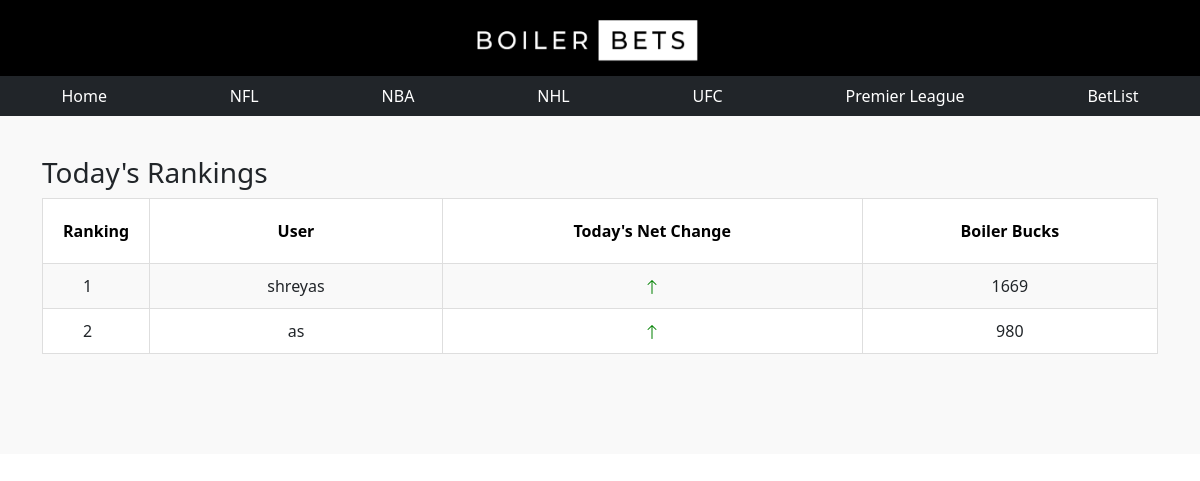
The page /index on the database as committed earlier.
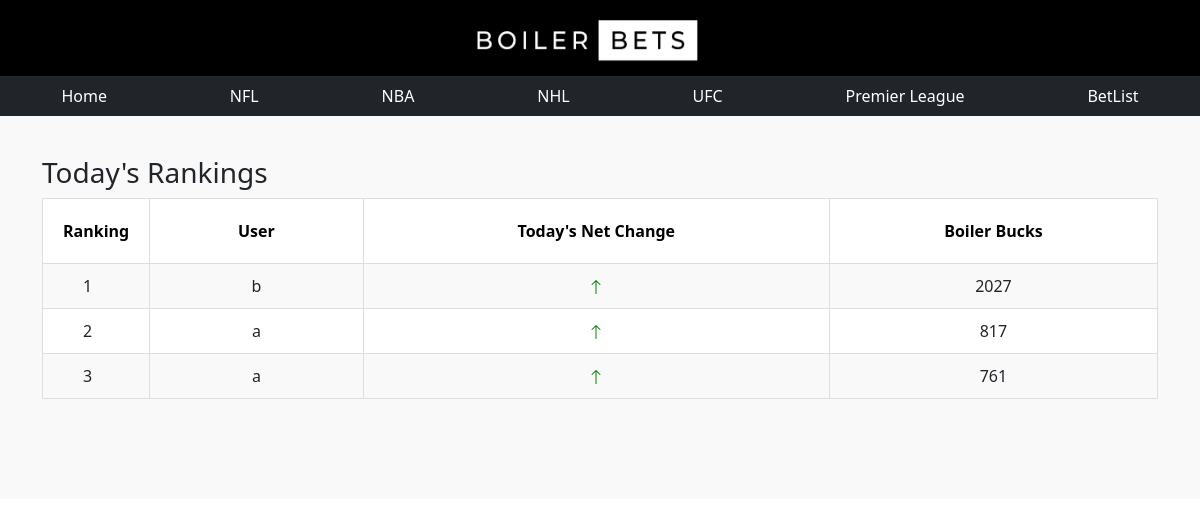
The same page on the database as committed later.
### app.py (models this page shows, shortened)
class Users(db.Model):
    id = db.Column(db.Integer, primary_key=True)
    fName =  db.Column(db.String(200), nullable=False)
    lName =  db.Column(db.String(200), nullable=False)
    pn =  db.Column(db.String(200), nullable=False)
    email =  db.Column(db.String(200), nullable=False)
    password =  db.Column(db.String(200), nullable=False)
    confirm = db.Column(db.String(200), nullable=False)
    boilerBucks = db.Column(db.Integer, primary_key = False)

### app.py (the view)
@app.route('/index')
def index():
    ran = [1,0,0,0,1,0,1,0,0,0,1,0,1,1,1,1,0,1]
    tasks = Users.query.order_by(Users.boilerBucks.desc()).all()
    return render_template('index.html',tasks=tasks,ran=ran)

### templates/index.html (shortened to what this page needs)
{% extends 'base.html'%}
{% block body %}
<section class="content-info">
    <div class="container paddings-mini">
        <h3>
            Today's Rankings
          </h3>
        <div class="row">
            <div class="col-lg-12">
                <table class="table-striped table-responsive table-hover result-point">
                    <thead class="point-table-head">
                        <tr>
                            <th class="text-center">Ranking</th>
                            <th class="text-center">User</th>
                            <th class="text-center">Today's Net Change</th>
                            <th class="text-center">Boiler Bucks</th>
                            <tbody class="text-center">
                                {% for task in tasks%}
                                    <tr>
                                        <td class="text-left number"> {{loop.index}} </td>
                                        <td>{{task.fName}}</td>
                                        <td>
                                            {%if ran[loop.index] > 0 %}
                                                <svg xmlns="http://www.w3.org/2000/svg" width="16" height="16" fill="red" class="bi bi-arrow-down" viewBox="0 0 16 16">
                                                    <path fill-rule="evenodd" d="M8 1a.5.5 0 0 1 .5.5v11.793l3.146-3.147a.5.5 0 0 1 .708.708l-4 4a.5.5 0 0 1-.708 0l-4-4a.5.5 0 0 1 .708-.708L7.5 13.293V1.5A.5.5 0 0 1 8 1z"/>
                                                </svg>
                                            {%else%}
                                                <svg xmlns="http://www.w3.org/2000/svg" width="16" height="16" fill="green" class="bi bi-arrow-up" viewBox="0 0 16 16">
                                                    <path fill-rule="evenodd" d="M8 15a.5.5 0 0 0 .5-.5V2.707l3.146 3.147a.5.5 0 0 0 .708-.708l-4-4a.5.5 0 0 0-.708 0l-4 4a.5.5 0 1 0 .708.708L7.5 2.707V14.5a.5.5 0 0 0 .5.5z"/>
                                                </svg>
                                            {%endif%}
                                        </td>
                                        <td>{{task.boilerBucks}}</td>
                                    </tr>
                                {% endfor %}
                            </tbody>
                        </tr>
                    </thead>
                </table>
            </div>
        </div>
    </div>
</section>
{% endblock %}

### templates/base.html (shortened to what this page needs)
<!DOCTYPE html>
<html lang="en">
    <html lang="en">
        <head>
          <link rel="stylesheet" href = "{{url_for('static', filename = 'css/main.css')}}">
          <link href="https://cdn.jsdelivr.net/npm/bootstrap@5.1.3/dist/css/bootstrap.min.css" rel="stylesheet">
        </head>
<body>
  <nav class="navbar navbar-custom justify-content-center">
      <a class="navbar-brand" href="/index">
        <img src="{{url_for('static', filename='main_icon.png')}}" width="240" height="50" alt="">
      </a>
  </nav>
  <nav class="navbar-nav nav-fill w-100 navbar-expand-lg navbar-dark bg-dark justify-content-center">
      <ul class="nav justify-content-center">
        <li class="nav-item active">
          <a class="nav-link" href="/index" style="color: white;">Home </a>
        </li>
        <li class="nav-item">
          <a class="nav-link" href="/nfl" style="color: white;">NFL</a>
        </li>
        <li class="nav-item">
          <a class="nav-link" href="/nba" style="color: white;">NBA</a>
        </li>
        <li class="nav-item">
          <a class="nav-link" href="/nhl" style="color: white;">NHL</a>
        </li>
        <li class="nav-item">
          <a class="nav-link" href="/ufc" style="color: white;">UFC</a>
        </li>
        <li class="nav-item">
          <a class="nav-link" href="/premier" style="color: white;">Premier League</a>
        </li>
        <li class="nav-item">
          <a class="nav-link" href="/betlist" style="color: white;">BetList</a>
        </li>
      </ul>
  </nav>
    {% block body %}
    {% endblock %}
</body>
</html>

### static/css/main.css (style rules this page uses)
.navbar-custom { background-color: black; align-items:center; }
.content-info { background: #f9f9f9; padding: 40px 0; background-size: cover !important; background-position: top center !important; background-repeat: no-repeat !important; position: relative; padding-bottom: 100px }
table { width: 100%; background: #fff; border: 1px solid #dedede }
table thead tr th { padding: 20px; border: 1px solid #dedede; color: #000 }
table.table-striped tbody tr:nth-of-type(odd) { background: #f9f9f9 }
table.result-point tr td.number { width: 100px; position: relative }
.text-left { text-align: left !important }
table tr td { padding: 10px 20px; border: 1px solid #dedede }
table tr td { padding: 10px 40px; border: 1px solid #dedede }

Rows that differ between the two databases and show on the page:
added Users: fName "b", boilerBucks "2027"
changed Users (number 2 of 3 on the later page): fName "as" → "a"; boilerBucks "980" → "817"; moves up the list
changed Users (number 3 of 3 on the later page): fName "shreyas" → "a"; boilerBucks "1669" → "761"
